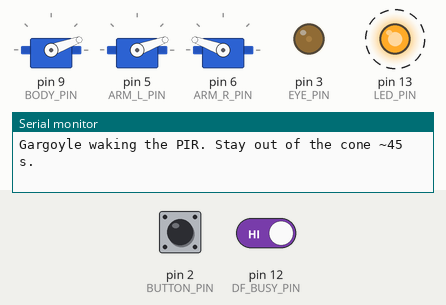
This sketch was run on a simulated Arduino Nano, built with avr-gcc and run on an emulated ATmega328P. On the bench: 3 × servo, output pins drawn as LEDs (lit = HIGH), the last lines printed to the serial monitor. Dashed ring = blinking. The inputs (shaded band) are chosen by the test bench; at power-on: pin 2 (BUTTON_PIN) HIGH, pin 12 (DF_BUSY_PIN) HIGH. Random numbers use the default seed unless the sketch sets one.

Above: at 2.37 s.
2.8 s: pin 2 (BUTTON_PIN) pulled LOW for 0.15 s
At 4.4 s:
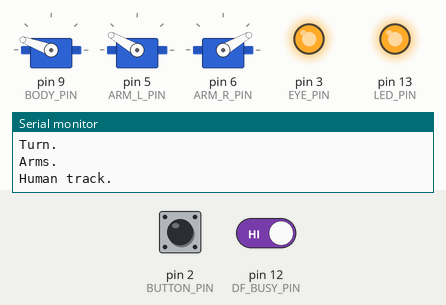
At 5.8 s:
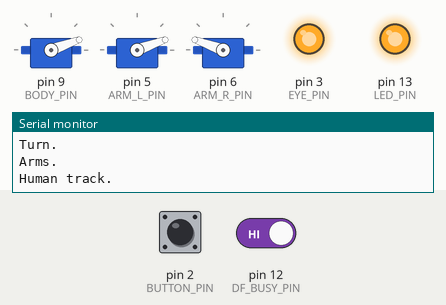
5.9 s: pin 2 (BUTTON_PIN) pulled LOW for 1 s
At 7.5 s:
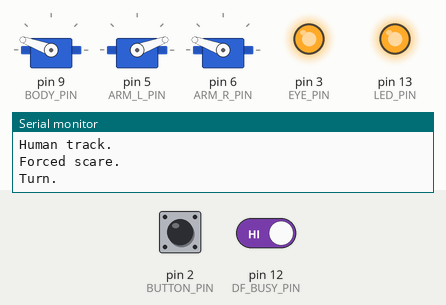
9.1 s: pin 2 (BUTTON_PIN) driven LOW and pin 12 (DF_BUSY_PIN) driven LOW
12.1 s: pin 2 (BUTTON_PIN) pulsed HIGH 2 times (0.12 s each, 0.3 s apart)
Timing chart, 0 to 16.7 s (numbered marks = the images above; inputs shaded):
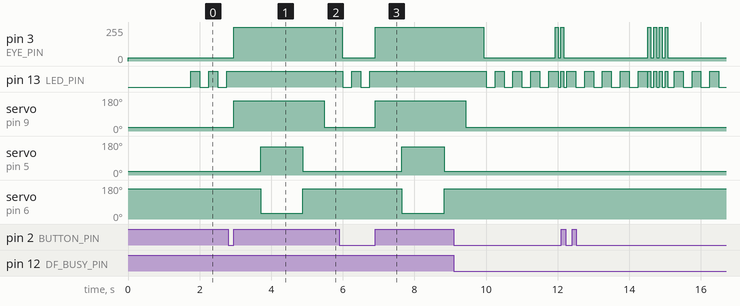

The sketch:

garden-gargoyle.ino
```cpp
/*
  Garden gargoyle — turn, arms, shout

  BOARD: Arduino Nano (same as the feeder)

  Sit it with its BACK to the path, like a statue facing the house.
  PIR watches the walk behind it. A warm body moves → it TURNS
  AROUND, RAISES BOTH ARMS, then plays the human track.

  PIR fires  → turn → arms up → 001.mp3 → arms down → turn back
  Day, idle  → back to the path, arms hanging, quiet
  Night      → tiny silent turn (haunt). No voice. No arms.
  Button     → full scare (bench test)

  SOUND
  -----
  DFPlayer Mini + microSD + speaker in the mouth.
  Card FAT32, one file named exactly:  001.mp3
  Record your own voice. Do not rip a movie.

  3 SERVOS
  --------
  Body/waist  D9   whole torso spins ~180° on a lazy-susan
                   or the statue is cut at the belt
  Left arm    D5   shoulder. Horn glued to the upper arm
  Right arm   D6   same. If that arm goes down when it should
                   go up, swap ARM_DOWN_R / ARM_UP_R

  Cheap shortcut: one servo and a stick across both wrists
  so they rise together. Wire that servo to D5 and ignore D6
  (comment out the right-arm writes).

  MOUNT
  -----
  1. Hollow / foam gargoyle. Cut at the WAIST for the turn
     servo (horn to the upper body, servo body in the hips
     or a disc in the planter). Head can stay glued on.
  2. Cut at both SHOULDERS. Servo in the socket, horn to arm.
     Arms must clear the chest when they rise.
  3. Dry box in the belly or under the planter:
     Nano, power bank, PIR board, DFPlayer.
  4. PIR dome aims at the PATH (behind the parked statue),
     knee-to-waist height. It does not turn with the body.
     Silicone the dome.
  5. Speaker in the mouth. LDR to the sky (day/night only).
  6. Charge the bank indoors. Bring it in for storms.

        path (creature walks here)
              |
           [ PIR ]          ← does not spin
              |
         back of statue     ← PARKED this way
              |
         [ turn servo ]
        /    belly     \
     left arm     right arm

  3 servos WILL reset the Nano if you feed them from the
  onboard 5V pin. Use the power bank for servo reds. Share GND.

  WIRING
  ------
  Body servo   orange → D9
  Left arm     orange → D5
  Right arm    orange → D6
  All browns → GND
  All reds   → 5V pack

  PIR          VCC → 5V   GND → GND   OUT → D7
  LDR          5V — LDR — A0 — 10k — GND
  Eyes         D3 → 220 Ω → red LEDs → GND
  Button       D2 → button → GND
  DFPlayer     TX → D10
               RX → 1k → D11
               BUSY → D12
               SPK1/SPK2 → speaker
               VCC/GND → 5V / GND

  HOW TO USE
  ----------
  1. 001.mp3 on the card, then power.
  2. Wait ~45 s (LED blinks). Short press = full scare.
  3. Walk the path behind it. Serial: "Creature."
  4. Hold 2 s = silent night haunt on/off.
  5. Tune BODY_PARK / BODY_FACE so "park" is back-to-path
     and "face" is staring at you. Tune the arm pairs so
     both fists go UP.
*/

#include <Servo.h>
#include <SoftwareSerial.h>

const int BUTTON_PIN  = 2;
const int EYE_PIN     = 3;
const int ARM_L_PIN   = 5;
const int ARM_R_PIN   = 6;
const int PIR_PIN     = 7;
const int BODY_PIN    = 9;
const int DF_RX_PIN   = 10;
const int DF_TX_PIN   = 11;
const int DF_BUSY_PIN = 12;
const int LDR_PIN     = A0;
const int LED_PIN     = 13;

// Body: park = back to the path. face = spun around at you.
const int BODY_PARK = 20;
const int BODY_FACE = 160;
const int BODY_HAUNT = 50;

// Arms. Right side is often mirrored — swap these two if needed.
const int ARM_DOWN_L = 20;
const int ARM_UP_L   = 150;
const int ARM_DOWN_R = 160;
const int ARM_UP_R   = 30;

const int MOVE_TURN_MS = 500;
const int MOVE_ARM_MS  = 350;
const int HOLD_MS      = 250;
const int EYE_DIM      = 25;
const int EYE_BRIGHT   = 255;
const int TRACK_HUMAN  = 1;
const int DF_VOLUME    = 22;
const unsigned long TRACK_MAX_MS = 8000;

const int NIGHT_LEVEL = 120;
const unsigned long PIR_WARMUP_MS = 45000;
const unsigned long LONG_PRESS_MS = 2000;
const unsigned long LOOK_LOCK_MS  = 6000;
const unsigned long HAUNT_MIN_MS  = 25000;
const unsigned long HAUNT_SPAN_MS = 40000;

Servo body;
Servo armL;
Servo armR;
SoftwareSerial df(DF_RX_PIN, DF_TX_PIN);

unsigned long buttonDownMs = 0;
unsigned long lastLookMs   = 0;
unsigned long nextHauntMs  = 0;
bool buttonWasDown     = false;
bool longPressHandled  = false;
bool haunt             = false;
bool pirReady          = false;

void setup() {
  pinMode(BUTTON_PIN, INPUT_PULLUP);
  pinMode(PIR_PIN, INPUT);
  pinMode(DF_BUSY_PIN, INPUT_PULLUP);
  pinMode(EYE_PIN, OUTPUT);
  pinMode(LED_PIN, OUTPUT);
  analogWrite(EYE_PIN, EYE_DIM);
  digitalWrite(LED_PIN, LOW);

  Serial.begin(9600);
  df.begin(9600);
  delay(800);
  dfCmd(0x06, DF_VOLUME);
  delay(200);

  parkPose();
  analogWrite(EYE_PIN, EYE_DIM);
  Serial.println("Gargoyle waking the PIR. Stay out of the cone ~45 s.");
}

void loop() {
  if (!pirReady) {
    waitForPir();
    handleButton();
    return;
  }
  handleButton();
  watchCreature();
  handleHaunt();
  delay(20);
}

void waitForPir() {
  if (millis() < PIR_WARMUP_MS) {
    digitalWrite(LED_PIN, (millis() / 250) % 2);
    return;
  }
  pirReady = true;
  digitalWrite(LED_PIN, LOW);
  lastLookMs = millis();
  Serial.println("PIR ready. Watching for a creature.");
}

void watchCreature() {
  if (millis() - lastLookMs < LOOK_LOCK_MS) return;
  if (digitalRead(PIR_PIN) != HIGH) return;

  Serial.println("Creature.");
  scare();
}

void handleHaunt() {
  if (!haunt) return;
  if (analogRead(LDR_PIN) > NIGHT_LEVEL) return;
  if (millis() < nextHauntMs) return;
  if (millis() - lastLookMs < LOOK_LOCK_MS) return;

  Serial.println("Night haunt.");
  body.attach(BODY_PIN);
  body.write(BODY_HAUNT);
  delay(MOVE_TURN_MS);
  delay(400);
  body.write(BODY_PARK);
  delay(MOVE_TURN_MS);
  finishScare();
  scheduleHaunt();
}

void handleButton() {
  bool down = digitalRead(BUTTON_PIN) == LOW;

  if (down && !buttonWasDown) {
    buttonDownMs = millis();
    longPressHandled = false;
  }

  if (down && !longPressHandled && (millis() - buttonDownMs >= LONG_PRESS_MS)) {
    haunt = !haunt;
    longPressHandled = true;
    if (haunt) {
      scheduleHaunt();
      Serial.println("Haunt on.");
      flash(2);
    } else {
      Serial.println("Haunt off.");
      flash(4);
    }
  }

  if (!down && buttonWasDown && !longPressHandled) {
    Serial.println("Forced scare.");
    scare();
  }

  buttonWasDown = down;
}

void scare() {
  digitalWrite(LED_PIN, HIGH);
  analogWrite(EYE_PIN, EYE_BRIGHT);

  Serial.println("Turn.");
  turnTo(BODY_FACE);
  delay(HOLD_MS);

  Serial.println("Arms.");
  armsUp();
  delay(HOLD_MS);

  Serial.println("Human track.");
  playHumanTrack();

  armsDown();
  delay(HOLD_MS);
  turnTo(BODY_PARK);
  analogWrite(EYE_PIN, EYE_DIM);
  finishScare();
}

void turnTo(int angle) {
  body.attach(BODY_PIN);
  body.write(angle);
  delay(MOVE_TURN_MS);
}

void armsUp() {
  armL.attach(ARM_L_PIN);
  armR.attach(ARM_R_PIN);
  armL.write(ARM_UP_L);
  armR.write(ARM_UP_R);
  delay(MOVE_ARM_MS);
}

void armsDown() {
  armL.attach(ARM_L_PIN);
  armR.attach(ARM_R_PIN);
  armL.write(ARM_DOWN_L);
  armR.write(ARM_DOWN_R);
  delay(MOVE_ARM_MS);
}

void parkPose() {
  body.attach(BODY_PIN);
  armL.attach(ARM_L_PIN);
  armR.attach(ARM_R_PIN);
  body.write(BODY_PARK);
  armL.write(ARM_DOWN_L);
  armR.write(ARM_DOWN_R);
  delay(500);
  detachAll();
}

void finishScare() {
  detachAll();
  lastLookMs = millis();
  digitalWrite(LED_PIN, LOW);
}

void detachAll() {
  body.detach();
  armL.detach();
  armR.detach();
}

void playHumanTrack() {
  dfCmd(0x03, TRACK_HUMAN);
  delay(150);

  unsigned long start = millis();
  while (millis() - start < TRACK_MAX_MS) {
    if (digitalRead(DF_BUSY_PIN) == HIGH && millis() - start > 400) {
      break;
    }
    delay(30);
  }
}

void dfCmd(byte cmd, unsigned int arg) {
  byte buf[10];
  buf[0] = 0x7E;
  buf[1] = 0xFF;
  buf[2] = 0x06;
  buf[3] = cmd;
  buf[4] = 0x00;
  buf[5] = (byte)(arg >> 8);
  buf[6] = (byte)(arg & 0xFF);
  int checksum = 0;
  for (int i = 1; i <= 6; i++) {
    checksum += buf[i];
  }
  checksum = -checksum;
  buf[7] = (byte)(checksum >> 8);
  buf[8] = (byte)(checksum & 0xFF);
  buf[9] = 0xEF;
  df.write(buf, 10);
}

void scheduleHaunt() {
  nextHauntMs = millis() + HAUNT_MIN_MS + random(0, HAUNT_SPAN_MS + 1);
}

void flash(int times) {
  for (int i = 0; i < times; i++) {
    digitalWrite(LED_PIN, HIGH);
    analogWrite(EYE_PIN, EYE_BRIGHT);
    delay(80);
    digitalWrite(LED_PIN, LOW);
    analogWrite(EYE_PIN, EYE_DIM);
    delay(80);
  }
}
```

Measured:
- after the input at 2.8 s, pin 3 (EYE_PIN): 25/255 → 255/255 after 0.15 s; servo on pin 9 (BODY_PIN): 20° → 160° after 0.15 s, → 20° 2.5 s later; servo on pin 5 (ARM_L_PIN): 20° → 150° after 0.90 s, → 20° 1.2 s later; servo on pin 6 (ARM_R_PIN): 160° → 30° after 0.90 s, → 160° 1.2 s later
- after the input at 5.9 s, servo on pin 9 (BODY_PIN): 20° → 160° after 1.0 s; servo on pin 5 (ARM_L_PIN): 20° → 150° after 1.8 s, → 20° 1.2 s later; servo on pin 6 (ARM_R_PIN): 160° → 30° after 1.8 s, → 160° 1.2 s later
